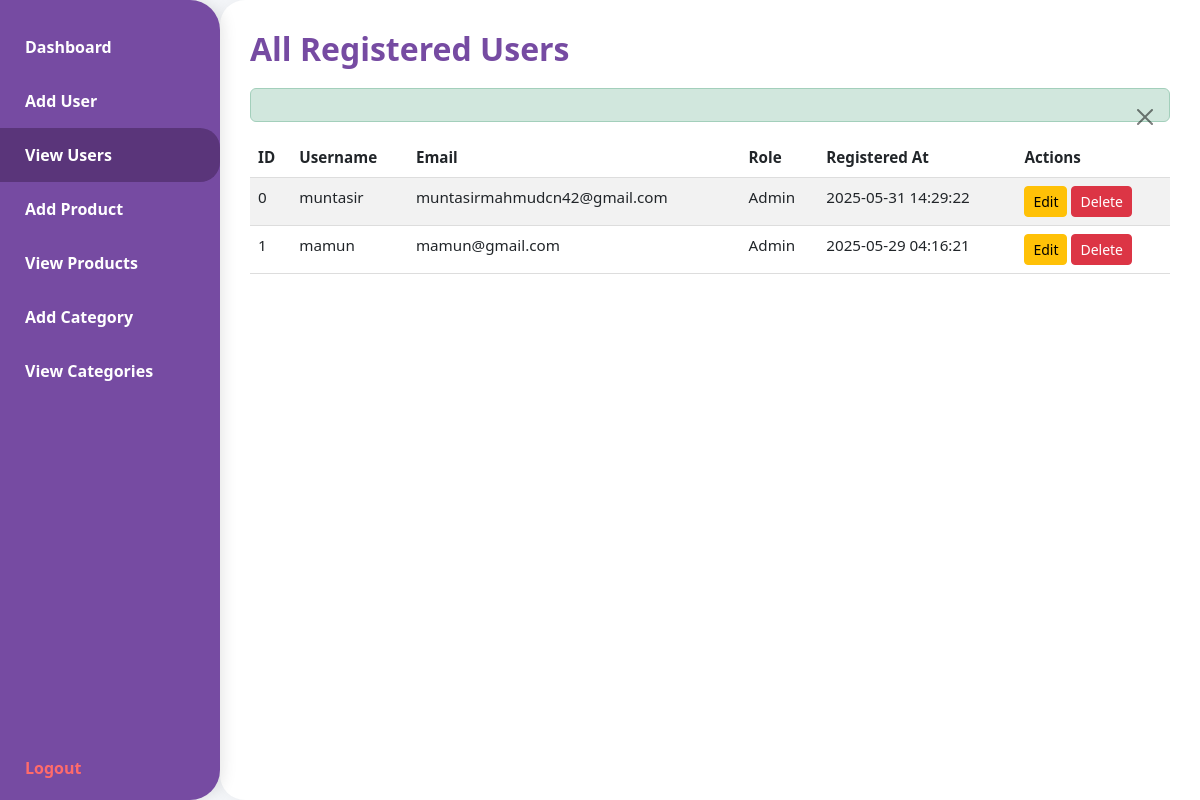
Screenshot of /log-rej-das/admin_dashboard.php?page=view_users (signed in) with the database file from the repository.
### tables this page shows
CREATE TABLE `users` (
  `id` int(11) NOT NULL AUTO_INCREMENT,
  `username` varchar(50) NOT NULL,
  `email` varchar(100) NOT NULL,
  `password` varchar(255) NOT NULL,
  `first_name` varchar(50) NOT NULL,
  `last_name` varchar(50) NOT NULL,
  `phone` varchar(20) DEFAULT NULL,
  `avatar` varchar(255) DEFAULT NULL,
  `role` enum('admin','user') DEFAULT 'user',
  `status` enum('active','inactive','banned') DEFAULT 'active',
  `email_verified_at` timestamp NULL DEFAULT NULL,
  `created_at` timestamp NOT NULL DEFAULT current_timestamp(),
  `updated_at` timestamp NOT NULL DEFAULT current_timestamp() ON UPDATE current_timestamp(),
  PRIMARY KEY (`id`)
);

### log-rej-das/admin_dashboard.php (the view, shortened to what this page needs)
<?php
$db_host = 'localhost';
$db_user = 'root';
$db_pass = '';
$db_name = 'test_db';
$conn = new mysqli($db_host, $db_user, $db_pass, $db_name);
$delete_user_err = $delete_user_success = "";
$active_page = "dashboard";
if (isset($_GET['page'])) {
    $page = $_GET['page'];
    if (in_array($page, ['dashboard', 'add_user', 'view_users', 'edit_user', 'add_product', 'view_products', 'edit_product', 'add_category', 'view_categories', 'edit_category'])) {
        $active_page = $page;
    }
}
$users_data = [];
if ($active_page === "view_users") {
    $result = $conn->query("SELECT id, username, email, role, created_at FROM users ORDER BY id ASC");
    if ($result) {
        while ($row = $result->fetch_assoc()) {
            $users_data[] = $row;
        }
    }
}
?>
<!DOCTYPE html>
<html lang="en">
<head>
    <link href="https://cdn.jsdelivr.net/npm/bootstrap@5.3.0/dist/css/bootstrap.min.css" rel="stylesheet" />
</head>
<body>
    <nav class="sidebar" aria-label="Admin Sidebar Navigation">
        <a href="?page=dashboard" class="<?php echo ($active_page === 'dashboard') ? 'active' : ''; ?>" aria-current="<?php echo ($active_page === 'dashboard') ? 'page' : ''; ?>">Dashboard</a>
        <a href="?page=add_user" class="<?php echo ($active_page === 'add_user') ? 'active' : ''; ?>">Add User</a>
        <a href="?page=view_users" class="<?php echo ($active_page === 'view_users') ? 'active' : ''; ?>">View Users</a>
        <a href="?page=add_product" class="<?php echo ($active_page === 'add_product') ? 'active' : ''; ?>">Add Product</a>
        <a href="?page=view_products" class="<?php echo ($active_page === 'view_products') ? 'active' : ''; ?>">View Products</a>
        <a href="?page=add_category" class="<?php echo ($active_page === 'add_category') ? 'active' : ''; ?>">Add Category</a>
        <a href="?page=view_categories" class="<?php echo ($active_page === 'view_categories') ? 'active' : ''; ?>">View Categories</a>
        <a href="?action=logout" class="logout-link">Logout</a>
    </nav>
    <main class="main-content">
<?php if ($active_page === 'dashboard'): ?>
    <h2>Welcome to Admin Dashboard</h2>
    <p>Hello <strong><?php echo htmlspecialchars($_SESSION["username"]); ?></strong>, you are logged in as <strong>Admin</strong>.</p>
    <p>Use the menu to manage users, products, and categories.</p>
    <h3>User Summary</h3>
    <?php
    $result = $conn->query("SELECT id, username, email, role, created_at FROM users ORDER BY id ASC LIMIT 5");
    if ($result && $result->num_rows > 0):
    ?>
        <div class="table-responsive">
            <table class="table table-striped table-hover">
                <thead>
                    <tr>
                        <th>ID</th>
                        <th>Username</th>
                        <th>Email</th>
                        <th>Role</th>
                        <th>Registered At</th>
                    </tr>
                </thead>
                <tbody>
                    <?php while ($row = $result->fetch_assoc()): ?>
                        <tr>
                            <td><?php echo htmlspecialchars($row['id']); ?></td>
                            <td><?php echo htmlspecialchars($row['username']); ?></td>
                            <td><?php echo htmlspecialchars($row['email']); ?></td>
                            <td><?php echo htmlspecialchars(ucfirst($row['role'])); ?></td>
                            <td><?php echo htmlspecialchars($row['created_at']); ?></td>
                        </tr>
                    <?php endwhile; ?>
                </tbody>
            </table>
        </div>
    <?php else: ?>
        <p>No users found.</p>
<?php endif; ?>
        <?php elseif ($active_page === 'view_users'): ?>
            <h2>All Registered Users</h2>
            <?php if (isset($delete_user_success)): ?>
                <div class="alert alert-success alert-dismissible fade show" role="alert">
                    <button type="button" class="btn-close" data-bs-dismiss="alert" aria-label="Close"></button>
                </div>
            <?php elseif (isset($delete_user_err)): ?>
                <div class="alert alert-danger"><?php echo $delete_user_err; ?></div>
            <?php endif; ?>
            <?php if (!empty($users_data)): ?>
                <div class="table-responsive" style="max-height: 500px;">
                    <table class="table table-striped table-hover" aria-describedby="User list table">
                        <thead>
                            <tr>
                                <th>ID</th>
                                <th>Username</th>
                                <th>Email</th>
                                <th>Role</th>
                                <th>Registered At</th>
                                <th>Actions</th>
                            </tr>
                        </thead>
                        <tbody>
                            <?php foreach ($users_data as $user): ?>
                                <tr>
                                    <td><?php echo htmlspecialchars($user['id']); ?></td>
                                    <td><?php echo htmlspecialchars($user['username']); ?></td>
                                    <td><?php echo htmlspecialchars($user['email']); ?></td>
                                    <td><?php echo htmlspecialchars(ucfirst($user['role'])); ?></td>
                                    <td><?php echo htmlspecialchars($user['created_at']); ?></td>
                                    <td>
                                        <a href="?page=edit_user&id=<?php echo $user['id']; ?>" class="btn btn-sm btn-warning">Edit</a>
                                        <a href="?action=delete_user&id=<?php echo $user['id']; ?>" class="btn btn-sm btn-danger" onclick="return confirm('Are you sure you want to delete this user?');">Delete</a>
                                    </td>
                                </tr>
                            <?php endforeach; ?>
                        </tbody>
                    </table>
                </div>
            <?php else: ?>
                <p>No users found.</p>
            <?php endif; ?>
        <?php endif; ?>
    </main>
</body>
</html>

### log-rej-das/admin_dashboard.php (style rules this page uses)
body, html { height: 100%; margin: 0; font-family: 'Segoe UI', Tahoma, Geneva, Verdana, sans-serif; background: #f5f7fa; }
.sidebar { height: 100vh; width: 220px; background-color: #764ba2; color: white; position: fixed; top: 0; left: 0; overflow-x: hidden; padding-top: 20px; display: flex; flex-direction: column; justify-content: flex-start; border-radius: 0 30px 30px 0; box-shadow: 3px 0 15px rgba(0,0,0,0.1); }
.sidebar a { padding: 15px 25px; text-decoration: none; font-size: 1rem; color: white; display: block; font-weight: 600; transition: background-color 0.3s ease; border-radius: 0 20px 20px 0; }
.sidebar a:hover, .sidebar a.active { background-color: #5a357a; }
.sidebar .logout-link { margin-top: auto; padding-bottom: 20px; color: #ff6b6b; font-weight: 700; }
.main-content { margin-left: 220px; padding: 30px; max-width: calc(100% - 220px); min-height: 100vh; background: white; border-radius: 25px 0 0 25px; box-shadow: 0 0 20px rgba(0,0,0,0.05); overflow-y: auto; }
h2 { color: #764ba2; font-weight: 700; margin-bottom: 20px; }
table { width: 100%; border-collapse: collapse; font-size: 0.95rem; }
thead { background-color: #764ba2; color: white; }
th, td { padding: 12px 15px; border-bottom: 1px solid #ddd; text-align: left; }

### rows the page displays
users: id "0", username "muntasir", email "muntasirmahmudcn42@gmail.com", role "Admin", created_at "2025-05-31 14:29:22"
users: id "1", username "mamun", email "mamun@gmail.com", role "Admin", created_at "2025-05-29 04:16:21"
